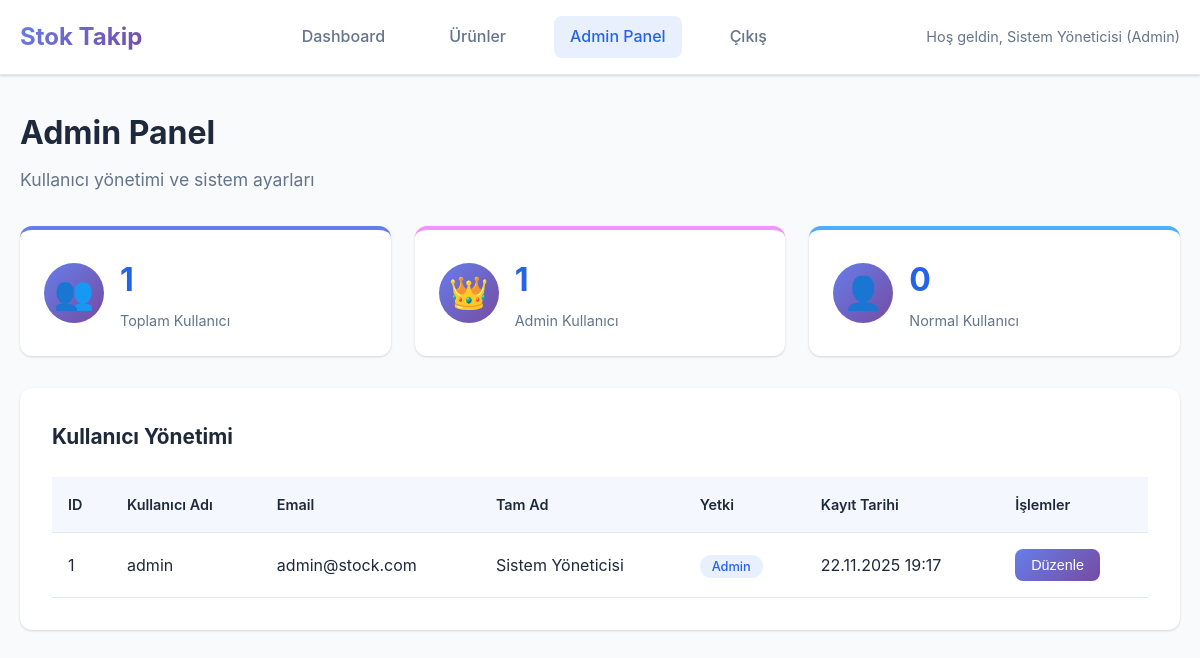
Screenshot of /pages/admin.php (signed in) with the database file from the repository.
### tables this page shows
CREATE TABLE IF NOT EXISTS users (
    id INT AUTO_INCREMENT PRIMARY KEY,
    username VARCHAR(50) UNIQUE NOT NULL,
    email VARCHAR(100) UNIQUE NOT NULL,
    password VARCHAR(255) NOT NULL,
    full_name VARCHAR(100) NOT NULL,
    is_admin BOOLEAN DEFAULT FALSE,
    created_at TIMESTAMP DEFAULT CURRENT_TIMESTAMP,
    updated_at TIMESTAMP DEFAULT CURRENT_TIMESTAMP ON UPDATE CURRENT_TIMESTAMP
);

### includes/users.php (called while the page is built, shortened)
<?php
class Users {
    private $pdo;
    public function __construct($pdo) {
        $this->pdo = $pdo;
    }
    public function getAllUsers() {
        try {
            $stmt = $this->pdo->query("SELECT id, username, email, full_name, is_admin, created_at FROM users ORDER BY created_at DESC");
            return $stmt->fetchAll(PDO::FETCH_ASSOC);
        } catch(PDOException $e) {
            return ['error' => 'Kullanıcılar getirilemedi: ' . $e->getMessage()];
        }
    }
    public function getUserStats() {
        try {
            $totalUsers = $this->pdo->query("SELECT COUNT(*) as total FROM users")->fetch()['total'];
            $totalAdmins = $this->pdo->query("SELECT COUNT(*) as total FROM users WHERE is_admin = TRUE")->fetch()['total'];
            $totalRegularUsers = $totalUsers - $totalAdmins;
            return [
                'total_users' => $totalUsers,
                'total_admins' => $totalAdmins,
                'total_regular_users' => $totalRegularUsers
            ];
        } catch(PDOException $e) {
            return ['error' => 'İstatistikler getirilemedi: ' . $e->getMessage()];
        }
    }
}
?>

### pages/admin.php (the view, shortened to what this page needs)
<?php
require_once '../includes/auth.php';
require_once '../includes/users.php';
$users = new Users($pdo);
$allUsers = $users->getAllUsers();
$userStats = $users->getUserStats();
?>
<!DOCTYPE html>
<html lang="tr">
<head>
    <link rel="stylesheet" href="../css/style.css">
</head>
<body>
    <header class="header">
        <div class="container">
            <div class="header-content">
                <h1 class="logo">Stok Takip</h1>
                <nav class="nav">
                    <a href="dashboard.php" class="nav-link">Dashboard</a>
                    <a href="products.php" class="nav-link">Ürünler</a>
                    <a href="admin.php" class="nav-link active">Admin Panel</a>
                    <a href="logout.php" class="nav-link">Çıkış</a>
                </nav>
                <div class="user-info">
                    <span>Hoş geldin, <?php echo htmlspecialchars($_SESSION['full_name']); ?> (Admin)</span>
                </div>
            </div>
        </div>
    </header>
    <main class="main">
        <div class="container">
            <div class="dashboard-header">
                <h2>Admin Panel</h2>
                <p>Kullanıcı yönetimi ve sistem ayarları</p>
            </div>
            <div class="stats-grid">
                <div class="stat-card">
                    <div class="stat-icon">👥</div>
                    <div class="stat-content">
                        <h3><?php echo $userStats['total_users'] ?? 0; ?></h3>
                        <p>Toplam Kullanıcı</p>
                    </div>
                </div>
                <div class="stat-card">
                    <div class="stat-icon">👑</div>
                    <div class="stat-content">
                        <h3><?php echo $userStats['total_admins'] ?? 0; ?></h3>
                        <p>Admin Kullanıcı</p>
                    </div>
                </div>
                <div class="stat-card">
                    <div class="stat-icon">👤</div>
                    <div class="stat-content">
                        <h3><?php echo $userStats['total_regular_users'] ?? 0; ?></h3>
                        <p>Normal Kullanıcı</p>
                    </div>
                </div>
            </div>
            <div class="admin-section">
                <h3>Kullanıcı Yönetimi</h3>
                <div class="table-container">
                    <table class="data-table">
                        <thead>
                            <tr>
                                <th>ID</th>
                                <th>Kullanıcı Adı</th>
                                <th>Email</th>
                                <th>Tam Ad</th>
                                <th>Yetki</th>
                                <th>Kayıt Tarihi</th>
                                <th>İşlemler</th>
                            </tr>
                        </thead>
                        <tbody>
                            <?php foreach ($allUsers as $user): ?>
                                <tr>
                                    <td><?php echo $user['id']; ?></td>
                                    <td><?php echo htmlspecialchars($user['username']); ?></td>
                                    <td><?php echo htmlspecialchars($user['email']); ?></td>
                                    <td><?php echo htmlspecialchars($user['full_name']); ?></td>
                                    <td>
                                        <span class="badge <?php echo $user['is_admin'] ? 'badge-admin' : 'badge-user'; ?>">
                                            <?php echo $user['is_admin'] ? 'Admin' : 'Kullanıcı'; ?>
                                        </span>
                                    </td>
                                    <td><?php echo date('d.m.Y H:i', strtotime($user['created_at'])); ?></td>
                                    <td>
                                        <div class="action-buttons">
                                            <button class="btn btn-sm btn-primary" onclick="openEditModal(<?php echo htmlspecialchars(json_encode($user)); ?>)">Düzenle</button>
                                        </div>
                                    </td>
                                </tr>
                            <?php endforeach; ?>
                        </tbody>
                    </table>
                </div>
            </div>
        </div>
    </main>
</body>
</html>

### rows the page displays
users: id "1", username "admin", email "admin@stock.com", full_name "Sistem Yöneticisi", is_admin "Admin", created_at "22.11.2025 19:17"

### other values shown
$_SESSION['full_name'] "Sistem Yöneticisi"
$userStats['total_users'] "1"
$userStats['total_admins'] "1"
$userStats['total_regular_users'] "0"
